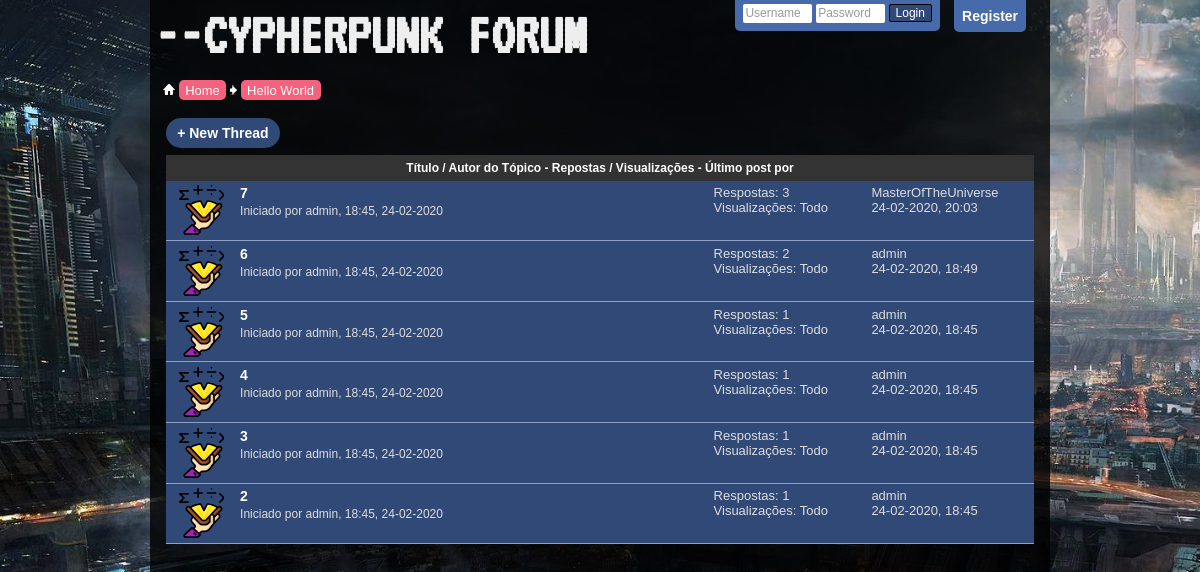
The page /Second/4/threads on the database its author committed.
### forumapp/models/models.py (models this page shows, shortened)
class SubCategory(db.Model):
    id = db.Column(db.Integer, primary_key=True)
    title = db.Column(db.String(40), nullable=False)
    desc = db.Column(db.String(200), nullable=False)
    parent_id = db.Column(db.Integer, db.ForeignKey('category.id'))
    threads = db.relationship('Thread', backref='parent')

class Thread(db.Model):
    id = db.Column(db.Integer, primary_key=True)
    title = db.Column(db.String(40), nullable=False)
    pub_date = db.Column(db.DateTime, nullable=False, default=datetime.utcnow)
    author_id = db.Column(db.Integer, db.ForeignKey('user.id'))
    parent_id = db.Column(db.Integer, db.ForeignKey('sub_category.id'))
    posts = db.relationship('Post', backref='thread')

class User(db.Model, UserMixin):
    id = db.Column(db.Integer, primary_key=True)
    username = db.Column(db.String(20), unique=True, nullable=False)
    password = db.Column(db.String(60), nullable=False)
    posts = db.relationship('Post', backref='author')
    threads = db.relationship('Thread', backref='author')
    permission_level = db.Column(db.Integer, default=0)
    post_signature = db.Column(db.Text(200))
    profile_pic = db.Column(db.String(60), default='default.jpg')

class Post(db.Model):
    id = db.Column(db.Integer, primary_key=True)
    title = db.Column(db.String(80), nullable=False)
    body = db.Column(db.Text, nullable=False)
    pub_date = db.Column(db.DateTime, nullable=False, default=datetime.utcnow)
    edit_date = db.Column(db.DateTime, default=None)
    author_id = db.Column(db.Integer, db.ForeignKey('user.id'))
    thread_id = db.Column(db.Integer, db.ForeignKey('thread.id'))

### forumapp/routes.py (the view)
@app.route('/<string:category_title>/<int:sub_category_id>/threads')
def threads(category_title, sub_category_id):
    ct = Category.query.filter_by(title=category_title).first()
    sub = SubCategory.query.filter_by(id=sub_category_id).first()
    category_threads = Thread.query.filter_by(parent_id=sub_category_id)\
        .join(Post, Thread.id == Post.thread_id).order_by(desc(Post.pub_date))
    variables = {
        'threads': category_threads,
        'sub_category_id': sub_category_id,
        'category_title': ct.title,
        'sub_category': sub,
        'len': len
    }
    return render_template('sub_categories.html', **variables)

### forumapp/templates/sub_categories.html (shortened to what this page needs)
{% extends "base.html" %}
{% block content %}
    <section>
        <div class="content-container">
            <a class="add-button text-md2" href="{{url_for('new_thread', category_title=category_title, sub_category_id=sub_category_id)}}">+ New Thread</a>
            <div class="posts-header text-md">
                Título / Autor do Tópico - Repostas / Visualizações - Último post por
            </div>
            {% for thread in threads %}
                <div class="thread background-dark">
                    <div class="img-container">
                        <img src="{{ url_for('static', filename='img/thread-sprite.svg') }}" alt="sprite" class="sprite">
                    </div>
                    <div class="info column-1">
                        <p class="title text-md2"><a href="{{ url_for('thread',category_title=category_title, sub_category_id=sub_category_id, thread_id=thread.id) }}">{{thread.title}}</a></p>
                        <span class="description post-info text-sm">
                            Iniciado por
                            <a class="user" href="{{ url_for('user_posts', username=thread.author.username) }}">{{ thread.author.username }}</a>,
                                {{ thread.pub_date.strftime('%H:%M, %d-%m-%Y') }}
                        </span>
                    </div>
                    <div class="column-2 text-md3 description">
                        <p>Respostas: {{ len(thread.posts) }}</p>
                        Visualizações: Todo
                    </div>
                    <div class="column-3 text-md3 description">
                        <p>{{ thread.posts[-1].author.username }}</p>
                        {{ thread.posts[-1].pub_date.strftime('%d-%m-%Y, %H:%M') }}
                    </div>
                </div>
            {% endfor %}
        </div>
    </section>
{% endblock content %}

### forumapp/templates/_navbar.html (shortened to what this page needs)
<div class="link-tree navigation text-md3">
    <img src="{{ url_for('static', filename='img/navbit-home.jpg') }}" alt="">
    <a href="{{ url_for('home') }}">Home</a>
    {% if sub_category %}
        <img src="{{ url_for('static', filename='img/navbit-arrow-right.jpg') }}" alt="">
        <a href="">{{ sub_category.title }}</a>
    {% endif %}
</div>

### forumapp/static/style.css (style rules this page uses)
* { margin: 0; padding: 0; }
a { text-decoration:none; outline: none; }
body { background: url(img/background1.jpg); background-repeat: no-repeat; background-size: cover; background-attachment: fixed; }
.text-md { font:bold 12px Arial,Tahoma,Calibri,Verdana,Geneva,sans-serif; }
.text-md2 { font:bold 14px Arial,Tahoma,Calibri,Verdana,Geneva,sans-serif; }
.text-sm { font: 12px Tahoma,Calibri,Verdana,Geneva,sans-serif; }
.text-md3 { font: 13px Verdana,Arial,Tahoma,Calibri,Geneva,sans-serif; }
.title a { color:#fff; }
.background-dark { background-color: #314977; }
.navigation { padding: 1em; }
.navigation a { text-decoration: none; color:#203459; color: #fff; background-color: #f6627d; border-radius: 5px; padding: 0.2em .5em; }
.content-container { margin: 0 1em; }
.img-container { display: inline-block; overflow: hidden; }
.sub-category img, .thread img { float: left; width: 50px; padding: 0 0 0 .5em; }
.thread { border-bottom: 1px #8fa1c4 solid; min-height: 50px; padding: .3em; display: flex; }
.thread .info { padding-left: 1em; }
.thread .title { text-align: left; }
.thread { display: flex; }
.thread .column-1 { word-break: break-all; flex-grow: 5; flex-basis: 60%; }
.thread .column-2 { flex-grow: 1; flex-basis: 20%; }
.thread .column-3 { flex-grow: 1; flex-basis: 20%; }
.thread .description { color: #ddd; }
.post-info a { color: #ddd; }
.posts-header, .posts-header a { background-color: #333; color: #fff; text-align: center; padding: .5em 0; }
.add-button { text-align:left; padding: .5em .8em;; background-color: #314977; display: inline-block; border-radius: 20px; margin: .5em 0; color: #fff; }

### rows shown on the page
SubCategory: title "Hello World"
Thread: title "7", author.username "admin", pub_date "18:45, 24-02-2020", posts "3", username "MasterOfTheUniverse", pub_date "24-02-2020, 20:03"
Thread: title "6", author.username "admin", pub_date "18:45, 24-02-2020", posts "2", username "admin", pub_date "24-02-2020, 18:49"
Thread: title "5", author.username "admin", pub_date "18:45, 24-02-2020", author "1", username "admin", pub_date "24-02-2020, 18:45"
Thread: title "4", author.username "admin", pub_date "18:45, 24-02-2020", author "1", username "admin", pub_date "24-02-2020, 18:45"
Thread: title "3", author.username "admin", pub_date "18:45, 24-02-2020", author "1", username "admin", pub_date "24-02-2020, 18:45"
Thread: title "2", author.username "admin", pub_date "18:45, 24-02-2020", author "1", username "admin", pub_date "24-02-2020, 18:45"
